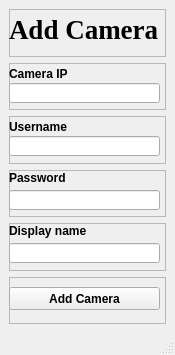
<?xml version="1.0" encoding="UTF-8"?>
<ui version="4.0">
 <class>MainWindow</class>
 <widget class="QMainWindow" name="MainWindow">
  <property name="geometry">
   <rect>
    <x>0</x>
    <y>0</y>
    <width>175</width>
    <height>353</height>
   </rect>
  </property>
  <property name="windowTitle">
   <string>MainWindow</string>
  </property>
  <widget class="QWidget" name="centralwidget">
   <layout class="QVBoxLayout" name="verticalLayout">
    <item>
     <widget class="QFrame" name="frame">
      <property name="minimumSize">
       <size>
        <width>0</width>
        <height>48</height>
       </size>
      </property>
      <property name="maximumSize">
       <size>
        <width>157</width>
        <height>48</height>
       </size>
      </property>
      <property name="font">
       <font>
        <family>Times New Roman</family>
        <pointsize>20</pointsize>
        <weight>75</weight>
        <bold>true</bold>
       </font>
      </property>
      <property name="frameShape">
       <enum>QFrame::StyledPanel</enum>
      </property>
      <property name="frameShadow">
       <enum>QFrame::Raised</enum>
      </property>
      <property name="lineWidth">
       <number>0</number>
      </property>
      <widget class="QLabel" name="label">
       <property name="geometry">
        <rect>
         <x>0</x>
         <y>0</y>
         <width>181</width>
         <height>41</height>
        </rect>
       </property>
       <property name="minimumSize">
        <size>
         <width>181</width>
         <height>0</height>
        </size>
       </property>
       <property name="maximumSize">
        <size>
         <width>181</width>
         <height>41</height>
        </size>
       </property>
       <property name="font">
        <font>
         <family>Times New Roman</family>
         <pointsize>20</pointsize>
         <weight>75</weight>
         <bold>true</bold>
        </font>
       </property>
       <property name="text">
        <string>Add Camera</string>
       </property>
      </widget>
     </widget>
    </item>
    <item>
     <widget class="QFrame" name="frame_2">
      <property name="minimumSize">
       <size>
        <width>157</width>
        <height>47</height>
       </size>
      </property>
      <property name="maximumSize">
       <size>
        <width>157</width>
        <height>47</height>
       </size>
      </property>
      <property name="frameShape">
       <enum>QFrame::StyledPanel</enum>
      </property>
      <property name="frameShadow">
       <enum>QFrame::Raised</enum>
      </property>
      <property name="lineWidth">
       <number>0</number>
      </property>
      <widget class="QLabel" name="label_2">
       <property name="geometry">
        <rect>
         <x>0</x>
         <y>0</y>
         <width>81</width>
         <height>21</height>
        </rect>
       </property>
       <property name="font">
        <font>
         <weight>75</weight>
         <bold>true</bold>
        </font>
       </property>
       <property name="text">
        <string>Camera IP</string>
       </property>
      </widget>
      <widget class="QLineEdit" name="inputCamIP">
       <property name="geometry">
        <rect>
         <x>0</x>
         <y>20</y>
         <width>151</width>
         <height>20</height>
        </rect>
       </property>
       <property name="minimumSize">
        <size>
         <width>151</width>
         <height>0</height>
        </size>
       </property>
      </widget>
     </widget>
    </item>
    <item>
     <widget class="QFrame" name="frame_3">
      <property name="minimumSize">
       <size>
        <width>157</width>
        <height>48</height>
       </size>
      </property>
      <property name="maximumSize">
       <size>
        <width>157</width>
        <height>48</height>
       </size>
      </property>
      <property name="frameShape">
       <enum>QFrame::StyledPanel</enum>
      </property>
      <property name="frameShadow">
       <enum>QFrame::Raised</enum>
      </property>
      <property name="lineWidth">
       <number>0</number>
      </property>
      <widget class="QLabel" name="label_3">
       <property name="geometry">
        <rect>
         <x>0</x>
         <y>0</y>
         <width>71</width>
         <height>21</height>
        </rect>
       </property>
       <property name="font">
        <font>
         <weight>75</weight>
         <bold>true</bold>
        </font>
       </property>
       <property name="text">
        <string>Username</string>
       </property>
      </widget>
      <widget class="QLineEdit" name="inputCamUsername">
       <property name="geometry">
        <rect>
         <x>0</x>
         <y>20</y>
         <width>151</width>
         <height>20</height>
        </rect>
       </property>
       <property name="minimumSize">
        <size>
         <width>151</width>
         <height>0</height>
        </size>
       </property>
      </widget>
     </widget>
    </item>
    <item>
     <widget class="QFrame" name="frame_4">
      <property name="minimumSize">
       <size>
        <width>157</width>
        <height>47</height>
       </size>
      </property>
      <property name="maximumSize">
       <size>
        <width>157</width>
        <height>47</height>
       </size>
      </property>
      <property name="frameShape">
       <enum>QFrame::StyledPanel</enum>
      </property>
      <property name="frameShadow">
       <enum>QFrame::Raised</enum>
      </property>
      <property name="lineWidth">
       <number>0</number>
      </property>
      <widget class="QLabel" name="label_4">
       <property name="geometry">
        <rect>
         <x>0</x>
         <y>0</y>
         <width>61</width>
         <height>16</height>
        </rect>
       </property>
       <property name="font">
        <font>
         <weight>75</weight>
         <bold>true</bold>
        </font>
       </property>
       <property name="text">
        <string>Password</string>
       </property>
      </widget>
      <widget class="QLineEdit" name="inputCamPassword">
       <property name="geometry">
        <rect>
         <x>0</x>
         <y>20</y>
         <width>151</width>
         <height>20</height>
        </rect>
       </property>
       <property name="minimumSize">
        <size>
         <width>151</width>
         <height>0</height>
        </size>
       </property>
      </widget>
     </widget>
    </item>
    <item>
     <widget class="QFrame" name="frame_5">
      <property name="minimumSize">
       <size>
        <width>157</width>
        <height>48</height>
       </size>
      </property>
      <property name="maximumSize">
       <size>
        <width>157</width>
        <height>48</height>
       </size>
      </property>
      <property name="frameShape">
       <enum>QFrame::StyledPanel</enum>
      </property>
      <property name="frameShadow">
       <enum>QFrame::Raised</enum>
      </property>
      <property name="lineWidth">
       <number>0</number>
      </property>
      <widget class="QLabel" name="label_5">
       <property name="geometry">
        <rect>
         <x>0</x>
         <y>0</y>
         <width>91</width>
         <height>16</height>
        </rect>
       </property>
       <property name="font">
        <font>
         <weight>75</weight>
         <bold>true</bold>
        </font>
       </property>
       <property name="text">
        <string>Display name</string>
       </property>
      </widget>
      <widget class="QLineEdit" name="inputCamDisplayName">
       <property name="geometry">
        <rect>
         <x>0</x>
         <y>20</y>
         <width>151</width>
         <height>20</height>
        </rect>
       </property>
       <property name="minimumSize">
        <size>
         <width>151</width>
         <height>0</height>
        </size>
       </property>
      </widget>
     </widget>
    </item>
    <item>
     <widget class="QFrame" name="frame_6">
      <property name="minimumSize">
       <size>
        <width>157</width>
        <height>47</height>
       </size>
      </property>
      <property name="maximumSize">
       <size>
        <width>157</width>
        <height>47</height>
       </size>
      </property>
      <property name="frameShape">
       <enum>QFrame::StyledPanel</enum>
      </property>
      <property name="frameShadow">
       <enum>QFrame::Raised</enum>
      </property>
      <property name="lineWidth">
       <number>0</number>
      </property>
      <widget class="QPushButton" name="addCamBtn">
       <property name="geometry">
        <rect>
         <x>0</x>
         <y>10</y>
         <width>151</width>
         <height>23</height>
        </rect>
       </property>
       <property name="minimumSize">
        <size>
         <width>151</width>
         <height>0</height>
        </size>
       </property>
       <property name="font">
        <font>
         <weight>75</weight>
         <bold>true</bold>
        </font>
       </property>
       <property name="text">
        <string>Add Camera</string>
       </property>
      </widget>
     </widget>
    </item>
   </layout>
  </widget>
  <widget class="QStatusBar" name="statusbar"/>
 </widget>
 <resources/>
 <connections/>
</ui>
